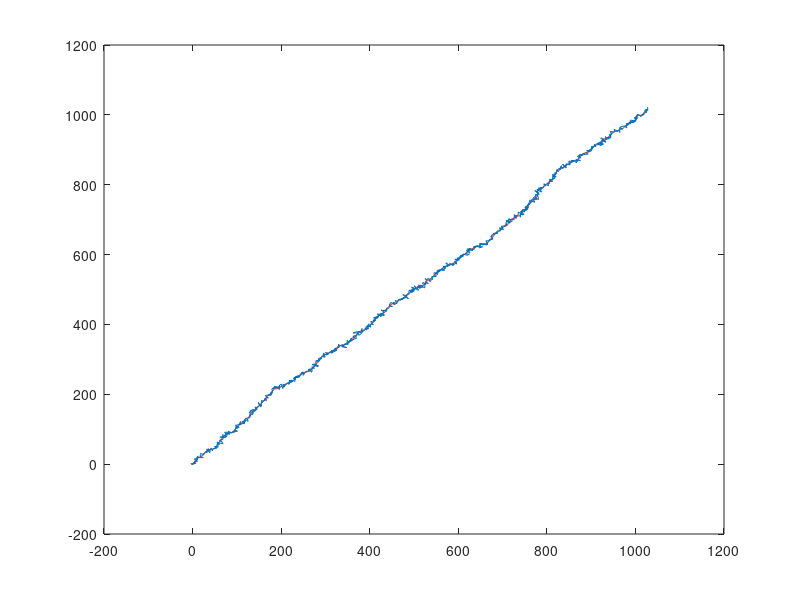

Source code (MATLAB): (Note: this script raises an error after producing the figure.)
%% Lab 07 ex 1
% Simulating the motion of a boat
% x[n] = phi * x[n-1] + b[n-1] + eta[n-1]

clear all, close all, clc;

%% Data
PHI = [1 0.6321 0 0; 0 0.3679 0 0; 0 0 1 0.6321; 0 0 0 0.3679];
b = [0.3679 0.6321 0.3679 0.6321].';
Q = [0.0168 0.0200 0 0 ; 0.02 0.0432 0 0 ; 0 0 0.0168 0.02 ; 0 0 0.02 0.0432 ];

N = 1000;

x(:,1) = [ 0 0 0 0 ]; % initial conditions

%% True trajectory
for i=2:N
    u = zeros(4,1);
    eta = mvnrnd(u, 10*Q);
    x(:,i) = PHI*x(:,i-1) + eta.' + b ;
end
% 
% plot(x(1,:), x(3,:));

%% Measured trajectory
% z[n] = H * x[n] + v[n]
H = [1 0 0 0; 0 0 1 0];
r = 10;
R = r * [ 1 0 ; 0 1 ];

v  = sqrt(r) * randn(2,N);
x_meas = zeros (4,N);
for i=1:N
    z(:,i) = H * x(:,i) + v(:,i);
end


figure
plot(x(1,:), x(3,:), 'r'); hold on
plot(z(1,:), z(2,:));

%% Filter application

% initial conditions
x_filter = zeros(4,N);
Pnp = zeros(4);
xenp = x_filter(:,1);

for i = 2:N
    zn = z(:,i);
    xen_1p = x_filter(:,i-1);
    Pn_1p = Pnp;
    H;
    R;
    PHI;
    Q;
    bn_1 = b;
    [xenp, Pnp] = my_kalman(zn, xen_1p, Pn_1p, H, R, PHI, Q, bn_1);
    x_filter(:, i) = xenp;
end

% figure
plot(x_filter(1,:), x_filter(3,:), 'k');
title('kalman filter');
legend('real trajectory', 'measured trajectory', 'filtered value');
